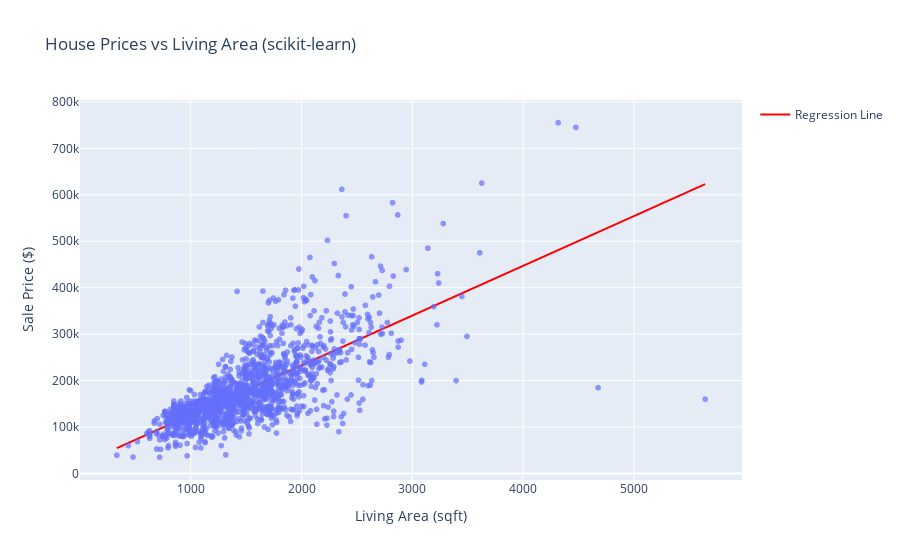

The cell this chart's notebook holds for it:
### Code cell
import plotly.express as px

# Create a DataFrame with predictions
results = pd.DataFrame({
    'GrLivArea': X['GrLivArea'],
    'SalePrice': y,
    'Predicted': model.predict(X)
})

# Interactive scatter plot with regression line
fig = px.scatter(results, x='GrLivArea', y='SalePrice', 
                 title='House Prices vs Living Area (scikit-learn)',
                 labels={'GrLivArea': 'Living Area (sqft)', 'SalePrice': 'Sale Price ($)'},
                 opacity=0.7)

# Add regression line
fig.add_scatter(x=results['GrLivArea'], y=results['Predicted'], 
               mode='lines', name='Regression Line', line=dict(color='red'))

# Customize layout
fig.update_layout(showlegend=True, hovermode='x unified')
fig.show()

### Figure 1 — Plotly figure (JSON) as saved in the notebook; plotly's stock layout.template omitted (floating-point values rounded to 4 significant figures; data arrays with more than 128 entries replaced by an {"elided": "..."} marker saying what was removed)
{"data": [{"hovertemplate": "Living Area (sqft)=%{x}<br>Sale Price ($)=%{y}<extra></extra>", "legendgroup": "", "marker": {"color": "#636efa", "opacity": 0.7, "symbol": "circle"}, "mode": "markers", "name": "", "showlegend": false, "type": "scattergl", "x": {"elided": "1460 int values"}, "xaxis": "x", "y": {"elided": "1460 int values"}, "yaxis": "y"}, {"line": {"color": "red"}, "mode": "lines", "name": "Regression Line", "type": "scatter", "x": {"elided": "1460 int values"}, "y": {"elided": "1460 float values"}}], "layout": {"autosize": true, "hovermode": "x unified", "legend": {"tracegroupgap": 0}, "showlegend": true, "title": {"text": "House Prices vs Living Area (scikit-learn)"}, "xaxis": {"anchor": "y", "autorange": true, "domain": [0, 1], "range": [10.32, 5966.0], "title": {"text": "Living Area (sqft)"}, "type": "linear"}, "yaxis": {"anchor": "x", "autorange": true, "domain": [0, 1], "range": [-24530.0, 814400.0], "title": {"text": "Sale Price ($)"}, "type": "linear"}}}
